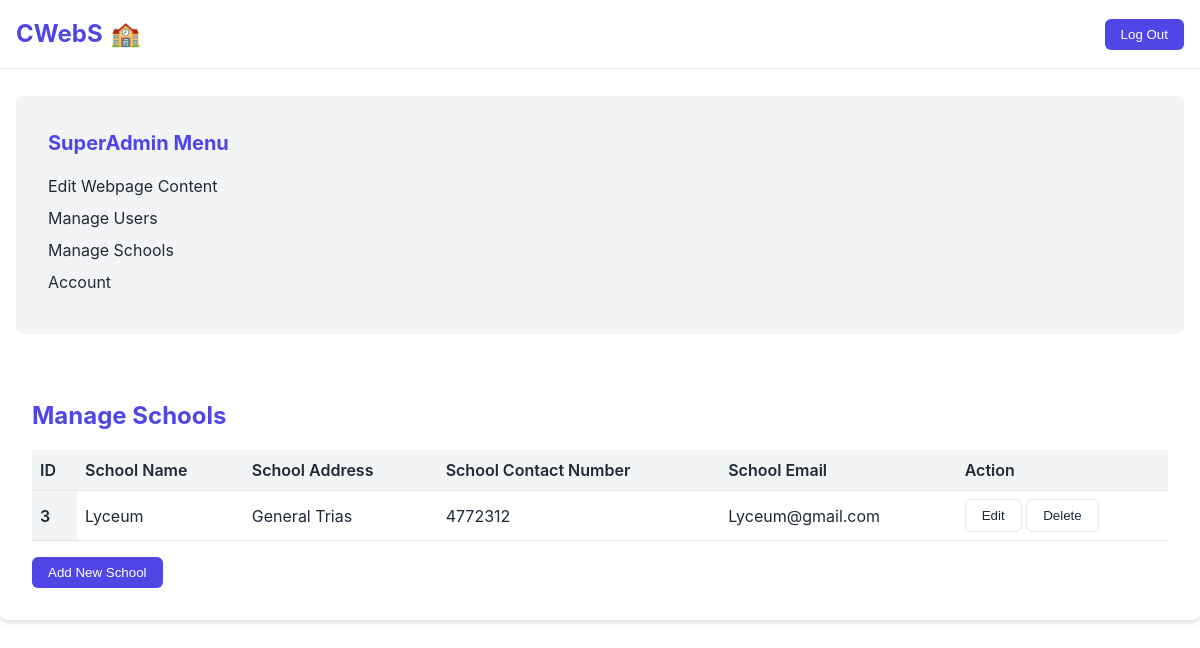
Screenshot of /school_management.php (signed in) with the database file from the repository.
### tables this page shows
CREATE TABLE `school` (
  `school_id` int(10) NOT NULL,
  `school_name` varchar(220) NOT NULL,
  `school_address` varchar(220) NOT NULL,
  `school_contact_number` int(220) NOT NULL,
  `school_email` varchar(200) NOT NULL
);

### school_management.php (the view, shortened to what this page needs)
<?php
include 'dashboard_nav.php';
?>
<!DOCTYPE html>
<html lang="en">
<head>
    <link href="style.css" rel="stylesheet">
</head>
<body>
     <div class="dashboard-card">
     <h2>Manage Schools</h2>
    <table class = "school-table">
        <thead>
            <tr>
            <th scope = "row">ID</th>
            <th scope = "col">School Name</th>
            <th scope = "col">School Address</th>
            <th scope = "col">School Contact Number</th>
            <th scope = "col">School Email</th>
            <th scope = "col">Action</th>
            </tr>
            </thead>
        <tbody>
    <?php
    $sql = "SELECT * FROM `school`";
    $result = mysqli_query($con,$sql);
    if ($result) {
       while( $row = mysqli_fetch_assoc($result)){
        $school_id =$row['school_id'];
        $school_name =$row['school_name'];
        $school_address =$row['school_address'];
        $school_contact_number =$row['school_contact_number'];
        $school_email =$row['school_email'];
        echo '<tr>
            <th scope = "row">'.$school_id.'</th>
            <td>'.$school_name.'</td>
            <td>'.$school_address.'</td>
            <td>'.$school_contact_number.'</td>
            <td>'.$school_email.'</td>
            <td>
        <a href="edit_school.php? editschool_id='.$school_id.'"><button class="btn btn-secondary"  >Edit</button></a>
        <a href="delete_school.php? deleteschool_id='.$school_id.'"><button class="btn btn-secondary" >Delete</button></a>
            </td>
            </tr>';
       }
    }
    ?>
    </table>
    <a href="add_school.php"><button class = "btn btn-primary">Add New School</button></a>
    </body>
</html>

### style.css (style rules this page uses)
html { overflow: scroll; overflow-x: hidden; }
:root { --primary-color: #4f46e5; --primary-dark: #4338ca; --secondary-color: #10b981; --background-color: #ffffff; --text-color: #1f2937; --text-muted: #6b7280; --border-color: #e5e7eb; --card-bg: #f3f4f6; --card-shadow: 0 4px 6px -1px rgba(0, 0, 0, 0.1), 0 2px 4px -1px rgba(0, 0, 0, 0.06); --transition-speed: 0.3s; }
* { margin: 0; padding: 0; box-sizing: border-box; }
body { font-family: "Inter", sans-serif; line-height: 1.5; color: var(--text-color); background-color: var(--background-color); transition: background-color var(--transition-speed), color var(--transition-speed); padding-top: 6rem; }
.btn { display: inline-block; padding: 0.5rem 1rem; border-radius: 0.375rem; font-weight: 500; text-align: center; transition: all var(--transition-speed); cursor: pointer; text-decoration: none; position: relative; overflow: hidden; }
.btn::after { content: ""; position: absolute; top: 50%; left: 50%; width: 5px; height: 5px; background: rgba(255, 255, 255, 0.5); opacity: 0; border-radius: 100%; transform: scale(1, 1) translate(-50%); transform-origin: 50% 50%; }
.btn-primary { background-color: var(--primary-color); color: #ffffff; border: none; }
.btn-secondary { background-color: transparent; color: var(--text-color); border: 1px solid var(--border-color); }
.user-table, .school-table { width: 100%; border-collapse: collapse; margin-bottom: 1rem; }
.user-table th, .user-table td, .school-table th, .school-table td { padding: 0.5rem; text-align: left; border-bottom: 1px solid var(--border-color); }
.user-table th, .school-table th { font-weight: 600; background-color: var(--card-bg); }
.dashboard-card { background-color: var(--background-color); border-radius: 8px; padding: 2rem; box-shadow: var(--card-shadow); }
.dashboard-card h2 { font-size: 1.5rem; margin-bottom: 1rem; color: var(--primary-color); }

### rows the page displays
school: school_id "3", school_name "Lyceum", school_address "General Trias", school_contact_number "4772312", school_email "Lyceum@gmail.com"

### other values shown
$user_role "SuperAdmin"
